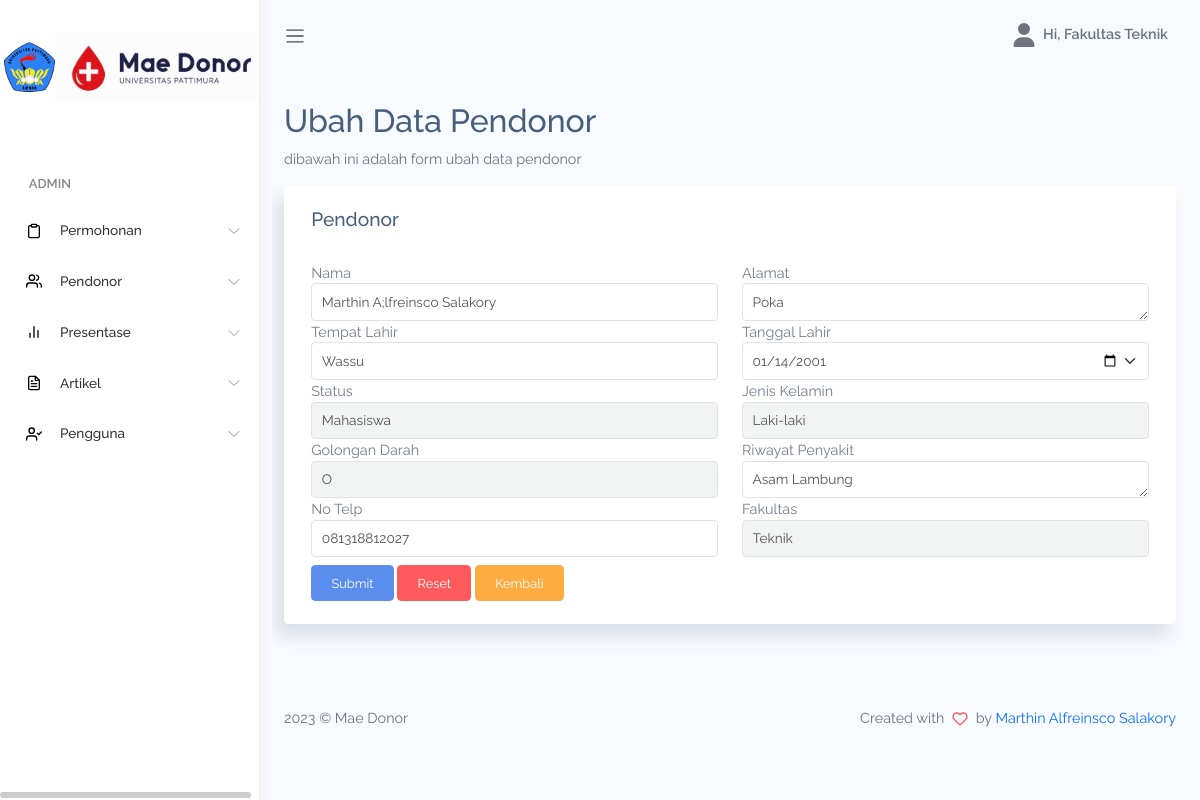
Page /admin/ubah_pendonor.php?id=9 (signed in) on the committed database.
### tables this page shows
CREATE TABLE `pengguna` (
  `id` int(11) NOT NULL,
  `nama` varchar(255) NOT NULL,
  `username` varchar(255) NOT NULL,
  `password` varchar(255) NOT NULL,
  `role` varchar(255) NOT NULL
);

CREATE TABLE `pendonor` (
  `id` int(11) NOT NULL,
  `nama` varchar(255) NOT NULL,
  `alamat` varchar(255) NOT NULL,
  `tanggal_lahir` date NOT NULL,
  `tempat_lahir` varchar(255) NOT NULL,
  `status` varchar(255) NOT NULL,
  `jenis_kelamin` varchar(255) NOT NULL,
  `golongan_darah` varchar(255) NOT NULL,
  `riwayat_penyakit` varchar(255) NOT NULL,
  `no_telp` varchar(255) NOT NULL,
  `fakultas` varchar(255) NOT NULL
);

### admin/function.php (called while the page is built, shortened)
<?php
function db_conn()
{
    $db_host = 'localhost';
    $db_user = 'root';
    $db_pass = '';
    $db_name = 'maedonor';
    return mysqli_connect($db_host, $db_user, $db_pass, $db_name);
}
function db_query($query)
{
    return mysqli_query(db_conn(), $query);
}
function db_find($table, $where)
{
    foreach ($where as $key => $val) {
        if (isset($result)) {
            $result = $result . ' && ' . $key .  ' = \'' . $val . '\'';
        } else {
            $result = $key .  ' = \'' . $val . '\'';
        }
    }
    return db_query("SELECT * FROM `$table` WHERE $result")->fetch_object();
}
function user()
{
    return db_find('pengguna', ['id' => $_SESSION['login_maedonor']]);
}

### admin/ubah_pendonor.php (the view, shortened to what this page needs)
<?php include 'header.php' ?>
<?php
if (!db_count('pendonor', ['id' => $_GET['id']])) {
    redirectBack();
} else {
    $p = db_find('pendonor', ['id' => $_GET['id']]);
}
?>
<div class="page-title">
    <h3>Ubah Data Pendonor</h3>
    <p class="text-subtitle text-muted">dibawah ini adalah form ubah data pendonor</p>
</div>
<section class="section">
    <div class="row">
        <div class="col-12 table-responsive">
            <div class="card">
                <div class="card-header d-flex justify-content-between align-items-center">
                    <h4 class="card-title">Pendonor</h4>
                </div>
                <div class="card-body">
                    <form action="action.php?id=<?= $p->id; ?>" method="POST">
                        <div class="row">
                            <div class="col-6">
                                <label for="nama">Nama</label>
                                <input required class="form-control" type="text" name="nama" id="nama" value="<?= $p->nama; ?>">
                            </div>
                            <div class="col-6">
                                <label for="alamat">Alamat</label>
                                <textarea required class="form-control" name="alamat" id="alamat" rows="1"><?= $p->alamat; ?></textarea>
                            </div>
                            <div class="col-6">
                                <label for="tempat_lahir">Tempat Lahir</label>
                                <input class="form-control" type="text" name="tempat_lahir" id="tempat_lahir" value="<?= $p->tempat_lahir; ?>">
                            </div>
                            <div class="col-6">
                                <label for="tanggal_lahir">Tanggal Lahir</label>
                                <input class="form-select" type="date" name="tanggal_lahir" id="tanggal_lahir" value="<?= $p->tanggal_lahir; ?>">
                            </div>
                            <div class="col-6">
                                <label for="status">Status</label>
                                <select required class="form-control" name="status" id="status">
                                    <option <?= $p->status == 'Mahasiswa' ? 'selected' : ''; ?> value="Mahasiswa">Mahasiswa</option>
                                </select>
                            </div>
                            <div class="col-6">
                                <label for="jenis_kelamin">Jenis Kelamin</label>
                                <select required class="form-control" name="jenis_kelamin" id="jenis_kelamin">
                                    <option <?= $p->jenis_kelamin == 'Laki-laki' ? 'selected' : ''; ?> value="Laki-laki">Laki-laki</option>
                                </select>
                            </div>
                            <div class="col-6">
                                <label for="golongan_darah">Golongan Darah</label>
                                <select required class="form-control" name="golongan_darah" id="golongan_darah">
                                    <option <?= $p->golongan_darah == 'O' ? 'selected' : ''; ?> value="O">O</option>
                                </select>
                            </div>
                            <div class="col-6">
                                <label for="riwayat_penyakit">Riwayat Penyakit</label>
                                <textarea required class="form-control" name="riwayat_penyakit" id="riwayat_penyakit" rows="1"><?= $p->riwayat_penyakit; ?></textarea>
                            </div>
                            <div class="col-6">
                                <label for="no_telp">No Telp</label>
                                <input class="form-control" type="number" name="no_telp" id="no_telp" value="<?= $p->no_telp; ?>">
                            </div>
                            <div class="col-6">
                                <label for="fakultas">Fakultas</label>
                                <select required class="form-control" name="fakultas" id="fakultas">
                                    <option <?= $p->fakultas == 'Teknik' ? 'selected' : ''; ?> value="Teknik">Teknik</option>
                                </select>
                            </div>
                            <div class="col-12">
                                <button name="ubah_pendonor" class="btn btn-primary btn-sm mt-2">Submit</button>
                                <button type="reset" class="btn btn-danger btn-sm mt-2">Reset</button>
                                <a href="data_pendonor.php" class="btn btn-warning btn-sm mt-2">Kembali</a>
                            </div>
                        </div>
                    </form>
                </div>
            </div>
        </div>
    </div>
</section>
<?php include 'footer.php' ?>

### admin/header.php (shortened to what this page needs)
<?php include 'function.php'; ?>
<!DOCTYPE html>
<html lang="en">
<head>
    <link rel="stylesheet" href="assets/css/bootstrap.css">
    <link rel="stylesheet" href="assets/vendors/simple-datatables/style.css">
    <link rel="stylesheet" href="assets/vendors/fontawesome/css/all.min.css">
    <link rel="stylesheet" href="assets/vendors/chartjs/Chart.min.css">
    <link rel="stylesheet" href="assets/vendors/perfect-scrollbar/perfect-scrollbar.css">
    <link rel="stylesheet" href="assets/css/app.css">
</head>
<body>
    <div id="app">
        <div id="sidebar" class='active'>
            <div class="sidebar-wrapper active">
                <div class="sidebar-header ps-1 d-flex align-items-center justify-content-start">
                    <img src="assets/images/logo_unpatti.png" class="m-0 p-0" style="height: 50px;">
                    <img src="assets/images/maedonor.jpeg" class="m-0 p-0" style="height: 70px;">
                </div>
                <div class="sidebar-menu">
                    <ul class="menu">
                        <li class='sidebar-title'>ADMIN</li>
                        <li class="sidebar-item  has-sub">
                            <a href="#" class='sidebar-link'>
                                <i data-feather="clipboard" width="20"></i>
                                <span>Permohonan</span>
                            </a>
                        </li>
                        <li class="sidebar-item  has-sub">
                            <a href="#" class='sidebar-link'>
                                <i data-feather="users" width="20"></i>
                                <span>Pendonor</span>
                            </a>
                        </li>
                        <li class="sidebar-item  has-sub">
                            <a href="#" class='sidebar-link'>
                                <i data-feather="bar-chart-2" width="20"></i>
                                <span>Presentase</span>
                            </a>
                        </li>
                        <?php if (user()->role == '1') : ?>
                            <li class="sidebar-item  has-sub">
                                <a href="#" class='sidebar-link'>
                                    <i data-feather="file-text" width="20"></i>
                                    <span>Artikel</span>
                                </a>
                            </li>
                            <li class="sidebar-item  has-sub">
                                <a href="#" class='sidebar-link'>
                                    <i data-feather="user-check" width="20"></i>
                                    <span>Pengguna</span>
                                </a>
                            </li>
                        <?php endif; ?>
                    </ul>
                </div>
            </div>
        </div>
        <div id="main">
            <nav class="navbar navbar-header navbar-expand navbar-light">
                <a class="sidebar-toggler" href="#"><span class="navbar-toggler-icon"></span></a>
                <div class="collapse navbar-collapse" id="navbarSupportedContent">
                    <ul class="navbar-nav d-flex align-items-center navbar-light ms-auto">
                        <li class="nav-item dropdown">
                            <a href="#" data-bs-toggle="dropdown" class="nav-link dropdown-toggle nav-link-lg nav-link-user" role="button" data-bs-toggle="dropdown" aria-expanded="false">
                                <div class="avatar me-1">
                                    <i class="fa fa-user"></i>
                                </div>
                                <div class="d-none d-md-block d-lg-inline-block">Hi, <?= user()->nama; ?></div>
                            </a>
                        </li>
                    </ul>
                </div>
            </nav>
            <div class="main-content container-fluid">

### admin/assets/css/app.css (style rules this page uses)
* { font-family:Raleway }
#app { position:relative }
#main { margin-left:260px;background-color:#f7faff;min-height:100vh;transition:margin-left .6s ease-out }
#main .main-content { padding:2rem 1.5rem }
#main .main-content .page-title h3 { font-size:2rem }
#main .main-content .text-subtitle { font-size:.9rem }
a { text-decoration:none }
a,button { outline:0 }
.feather,i { font-size:14px;height:1rem }
.avatar { display:inline-flex;border-radius:50%;text-align:center;vertical-align:middle;position:relative }
.btn.btn-danger,.btn.btn-dark,.btn.btn-info,.btn.btn-light,.btn.btn-link,.btn.btn-primary,.btn.btn-secondary,.btn.btn-success,.btn.btn-warning { color:#fff }
.dropdown-toggle:after { color:#fff }
#sidebar.active .sidebar-wrapper { left:0 }
.sidebar-wrapper { width:260px;height:100vh;position:fixed;top:0;z-index:10;background-color:#fff;bottom:0;border-right:1px solid #eee;box-shadow:0 0 10px #ececec;left:-260px;transition:left .6s ease-out }
.sidebar-wrapper .sidebar-header { padding:2rem 2rem 1rem;font-size:2rem;font-weight:700 }
.sidebar-wrapper .sidebar-header img { height:2.5rem }
.sidebar-wrapper .menu { padding-left:0;margin-top:2rem }
.sidebar-wrapper .menu .sidebar-title { padding:1.5rem 1.8rem .5rem;font-size:.8rem;font-weight:600;color:#888;text-transform:uppercase }
.sidebar-wrapper .menu .sidebar-link { color: #000;display:block;padding:.7rem 1.5rem;font-size:.85rem;display:flex;align-items:center;transition:all .5s }
.sidebar-wrapper .menu .sidebar-link>span { color:#000;font-weight:500;margin-left:1rem;opacity:.8 }
.sidebar-wrapper .menu .sidebar-item { list-style:none;margin-top:.5rem;position:relative }
.sidebar-wrapper .menu .sidebar-item.has-sub .sidebar-link:after { position:absolute;color:#ccc;right:15px;top:12px;display:block }
.card { box-shadow:-8px 12px 18px 0 rgba(25,42,70,.13);margin-bottom:2.2rem }
.card .card-header { border:none }
.card .card-header h4 { font-size:1.2rem }
.card .card-header~.card-body { padding-top:0 }
.card .card-title { font-size:1.2rem }
.card .card-body { padding:1.4rem 1.7rem }
.navbar { height:70px;padding:1.5rem }
.navbar.navbar-header li { display:flex;align-items:center }
.navbar.navbar-header .dropdown>a { color:#6c757d;font-weight:600 }
.navbar.navbar-header .dropdown>a svg { height:24px;width:24px }
.navbar.navbar-header .dropdown>a:after { display:none }

### rows in the picture
pengguna: nama "Fakultas Teknik"
pendonor: nama "Marthin A;lfreinsco Salakory", alamat "Poka", tempat_lahir "Wassu", tanggal_lahir "01/14/2001", status "Mahasiswa", jenis_kelamin "Laki-laki", golongan_darah "O", riwayat_penyakit "Asam Lambung", no_telp "081318812027", fakultas "Teknik"
